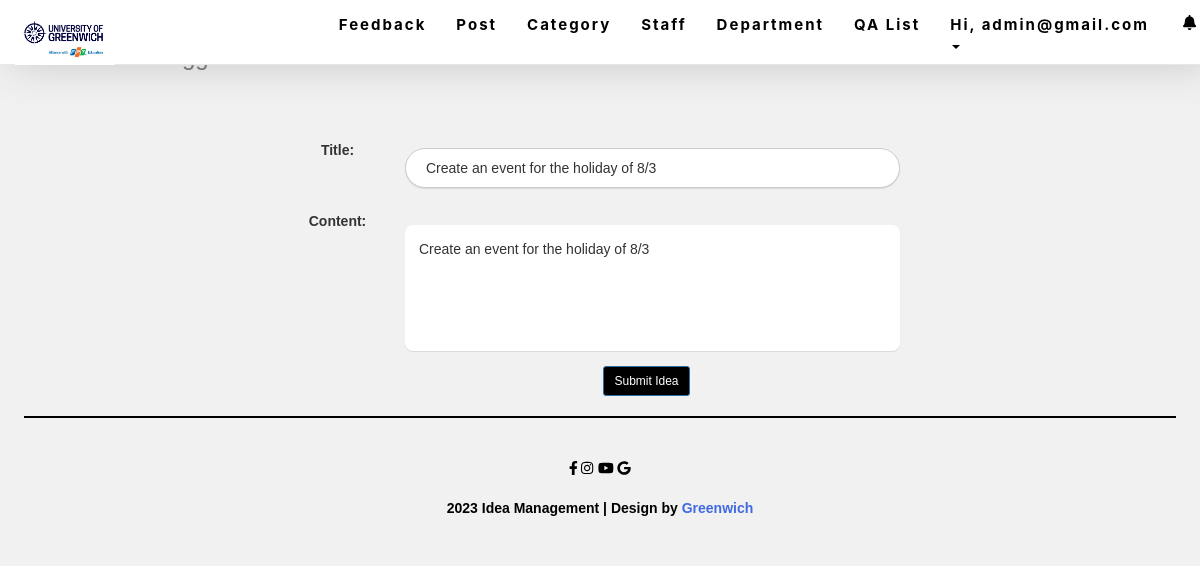
Page /feedback.php?id=46 (signed in) on the committed database.
### tables this page shows
CREATE TABLE `post` (
  `post_Id` int(11) NOT NULL,
  `title` varchar(255) NOT NULL,
  `category_Id` int(11) NOT NULL,
  `department_Id` int(11) NOT NULL,
  `date_create` timestamp NOT NULL DEFAULT current_timestamp() ON UPDATE current_timestamp(),
  `date_ending` datetime NOT NULL,
  `date_end_read` datetime NOT NULL,
  `content` text NOT NULL,
  `account_Id` int(11) NOT NULL,
  `active` int(11) NOT NULL
);

### feedback.php (the view, shortened to what this page needs)
<?php include_once "header.php" ?>
<head>
</head>
<?php
include_once("config.php");
if (isset($_GET['id'])) {
  $id = $_GET['id'];
  $sqlString = "SELECT * from post where post_Id='$id'";
  $result = mysqli_query($conn, $sqlString);
  $row = mysqli_fetch_array($result);
?>
  <div class="post">
  <form class="form-feedback">
    <div class="form-group row">
      <label for="input-title" class="col-sm-2 col-form-label">Title:</label>
      <div class="col-sm-10">
        <input type="text" class="form-control-plaintext" id="input-title" value="<?php echo $row["title"]; ?>" readonly>
      </div>
    </div>
    <div class="form-group row">
      <label for="input-content" class="col-sm-2 col-form-label">Content:</label>
      <div class="col-sm-10">
        <textarea class="form-control-plaintext" id="input-content" rows="5" readonly><?php echo $row["content"]; ?></textarea>
      </div>
    </div>
    <div class="form-group row">
      <div class="col-sm-10">
        <button type="submit"  class="btn btn-primary btn-sm edit" style="background-color: black; margin-left:40%" id="view-more">Submit Idea</button>
      </div>
    </div>
  </form>
</div>
<?php
}
?>
<?php include_once "footer.php" ?>

### css/style.css (style rules this page uses)
body { padding: 0; margin: 0; color: blue; font-family: Montserrat-Bold; z-index: 9999; }
form input { width: 100%; padding: 12px 20px; margin: 8px 0; display: inline-block; border: 1px solid #ccc; box-sizing: border-box; border-radius: 30px; height: 40px; }

### feedback.php (style rules this page uses)
*, *:before, *:after { box-sizing: border-box; }
html, body { background: #f1f1f1; font-family: "Merriweather", sans-serif; padding: 1em; }
form { max-width: 600px; text-align: center; margin: auto; margin-top: 70px; }
input, textarea { border: 0; outline: 0; padding: 1em; border-radius: 8px; display: block; width: 100%; margin-top: 1em; font-family: "Merriweather", sans-serif; box-shadow: 0 1px 1px rgba(0, 0, 0, 0.1); resize: none; }
textarea { height: 126px; }

### rows in the picture
post: title "Create an event for the holiday of 8/3", content "Create an event for the holiday of 8/3"

### other values in the picture
$_SESSION['username'] "admin@gmail.com"
